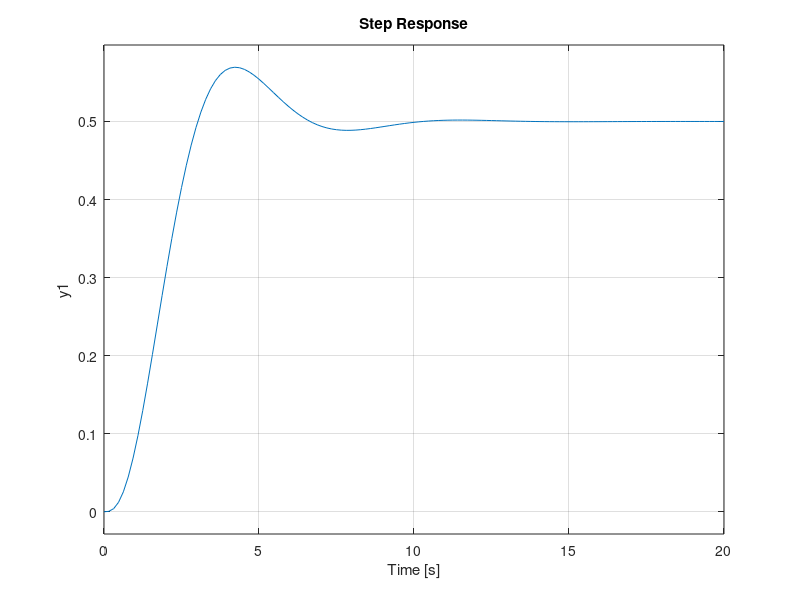
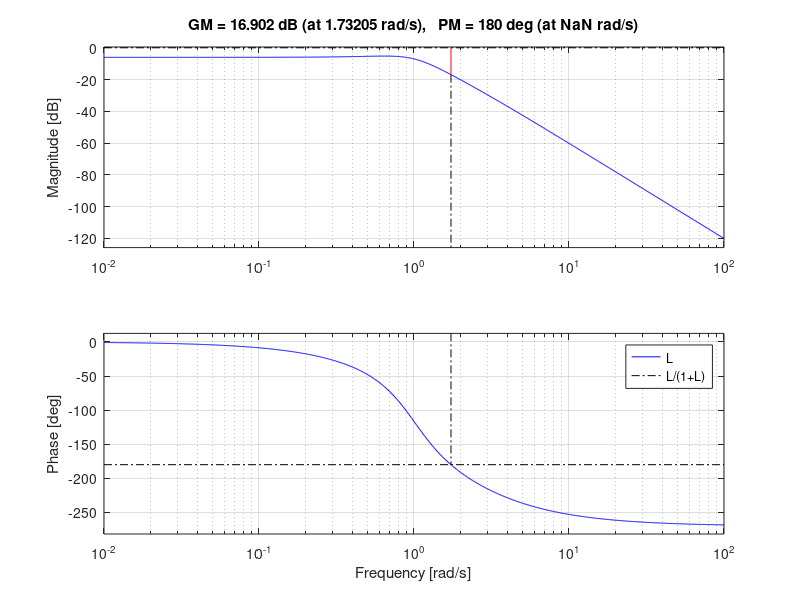
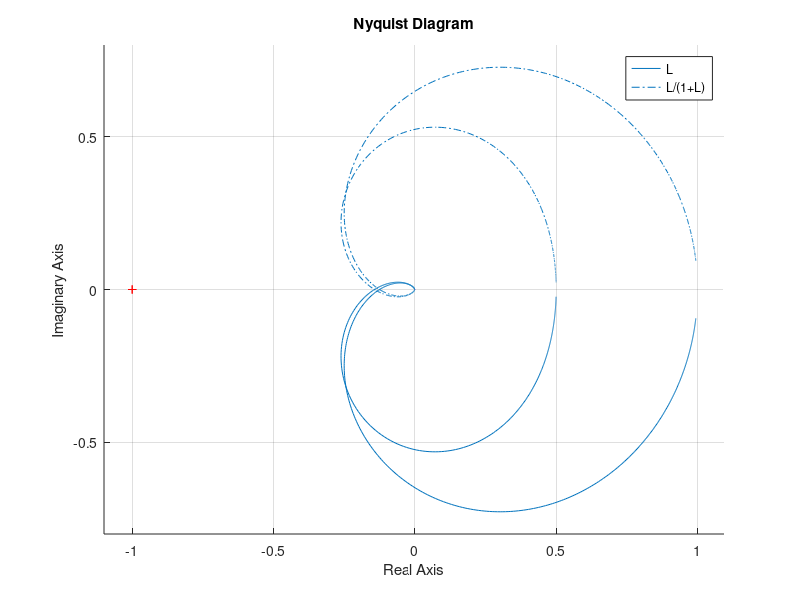
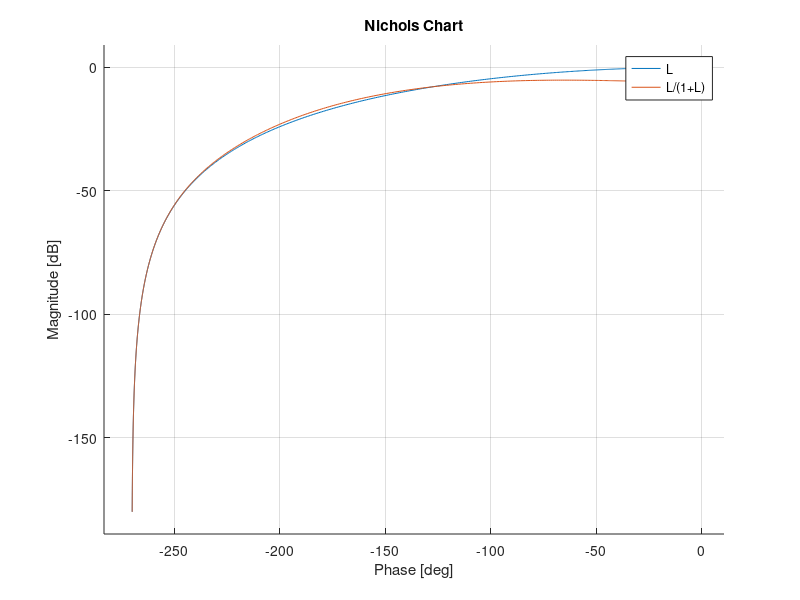

The MATLAB script that drew these images, in order:

s = tf('s');

P = 1/(s+1)^3;

Kp = 1;
Ki = 0;
Kd = 0;

C = (Kp*s+Ki+Kd*s^2)/s;

L = P*C;
figure; step(L/(1+L));

figure; hold on; margin(L); margin(L/(1+L)); legend('L', 'L/(1+L)');
figure; hold on; nyquist(L); nyquist(L/(1+L)); legend('L', 'L/(1+L)');
figure; hold on; nichols(L); nichols(L/(1+L)); legend('L', 'L/(1+L)');